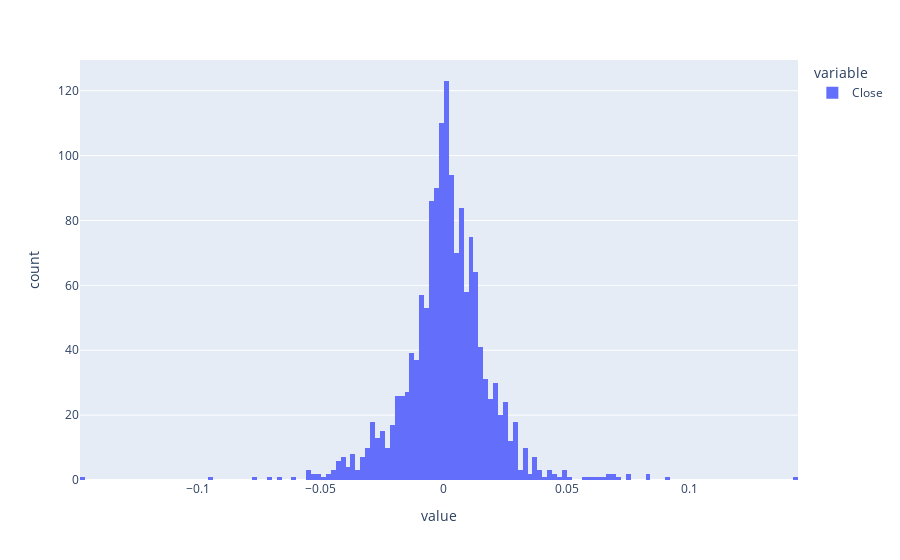

This figure's notebook cell:
### Code cell
close.pct_change().plot(kind='hist')

### Figure 1 — Plotly figure (JSON) as saved in the notebook; plotly's stock layout.template omitted (floating-point values rounded to 4 significant figures; data arrays with more than 128 entries replaced by an {"elided": "..."} marker saying what was removed)
{"data": [{"alignmentgroup": "True", "bingroup": "x", "hovertemplate": "variable=Close<br>value=%{x}<br>count=%{y}<extra></extra>", "legendgroup": "Close", "marker": {"color": "#636efa", "pattern": {"shape": ""}}, "name": "Close", "offsetgroup": "Close", "orientation": "v", "showlegend": true, "type": "histogram", "x": {"elided": "1510 float values"}, "xaxis": "x", "yaxis": "y"}], "layout": {"barmode": "relative", "legend": {"title": {"text": "variable"}, "tracegroupgap": 0}, "margin": {"t": 60}, "xaxis": {"anchor": "y", "domain": [0, 1], "title": {"text": "value"}}, "yaxis": {"anchor": "x", "domain": [0, 1], "title": {"text": "count"}}}}
